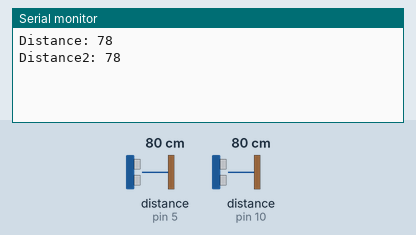
This sketch was run on a simulated Arduino Uno, built with avr-gcc and run on an emulated ATmega328P. Shown: the last lines printed to the serial monitor. Wiring (inferred from the names in the program): 2 × ultrasonic range finder: trigger pin 6, echo pin 5 / trigger pin 9, echo pin 10. The inputs (shaded band) are chosen by the test bench; at power-on: distance to the obstacle (sensors on pin 10, pin 5) 80 cm. The echo pulse lasts 58.3 µs per cm.

Above: at 2.8 s.
2.9 s: distance to the obstacle (sensor on pin 10) set to 2 cm
At 4.4 s:
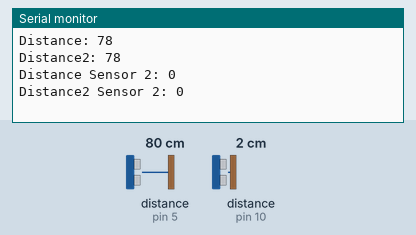
5.0 s: distance to the obstacle (sensor on pin 10) set to 18 cm
At 6.5 s:
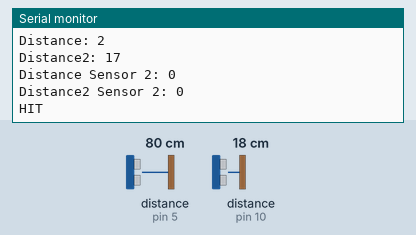
Timing chart, 0 to 8.0 s (numbered marks = the images above; inputs shaded):
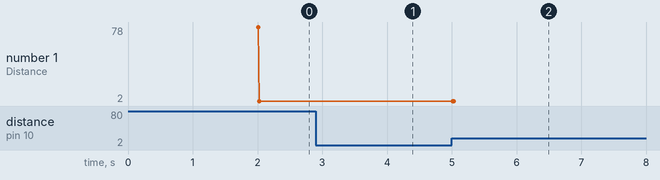

The sketch:

twoSensorsTest.ino
```cpp
// defines pins numbers
const int trigPin = 9;
const int echoPin = 10;
const int trigPIN2 = 6;
const int echoPIN2 = 5;
// defines variables
long duration;
long duration2;
long durSens2Pt2;
long durationSensor2;

int distance;
int distance2;
int distSens2Pt2;
int distSensor2;

void setup() {
pinMode(trigPin, OUTPUT); // Sets the trigPin as an Output
pinMode(echoPin, INPUT); // Sets the echoPin as an Input
pinMode(trigPIN2, OUTPUT);
pinMode(echoPIN2, INPUT);
Serial.begin(9600); // Starts the serial communication
}
void loop() {
// Clears the trigPin
digitalWrite(trigPin, LOW);
delayMicroseconds(2);
// Sets the trigPin on HIGH state for 10 micro seconds
digitalWrite(trigPin, HIGH);
delayMicroseconds(10);
digitalWrite(trigPin, LOW);

//clears trig pin #2
digitalWrite(trigPIN2, LOW);
delayMicroseconds(2);
// Sets the trigPin on HIGH state for 10 micro seconds
digitalWrite(trigPIN2, HIGH);
delayMicroseconds(10);
digitalWrite(trigPIN2, LOW);

// Reads the echoPin, returns the sound wave travel time in microseconds
duration = pulseIn(echoPin, HIGH);

durationSensor2 = pulseIn(echoPIN2, HIGH);

// Calculating the distance
distance = duration*0.034/2;

//calculating the dist of sensor #2
distSensor2 = durationSensor2*0.034/2;

delay(1000);
digitalWrite(trigPin, LOW);
delayMicroseconds(2);
digitalWrite(trigPin, HIGH);
delayMicroseconds(10);
digitalWrite(trigPin, LOW);

digitalWrite(trigPIN2, LOW);
delayMicroseconds(2);
digitalWrite(trigPIN2, HIGH);
delayMicroseconds(10);
digitalWrite(trigPIN2, LOW);

duration2 = pulseIn(echoPin, HIGH);
distance2 = duration2*0.034/2;
Serial.print("Distance: ");
 Serial.println(distance);
 Serial.print("Distance2: ");
  Serial.println(distance2);

//sensor #2 distances
durSens2Pt2 = pulseIn(echoPIN2, HIGH);
distSens2Pt2 = durSens2Pt2*0.034/2;
Serial.print("Distance Sensor 2: ");
 Serial.println(distSensor2);
 Serial.print("Distance2 Sensor 2: ");
  Serial.println(distSens2Pt2);

if(distance2 <= 60 && abs(distance2 - distance) > 10){
  Serial.print("HIT \n");
  //Serial.println(distance);
}

// Prints the distance on the Serial Monitor

}
```

Measured:
- after the input at 5.0 s, the serial monitor: prints a new line at once (image 2)
